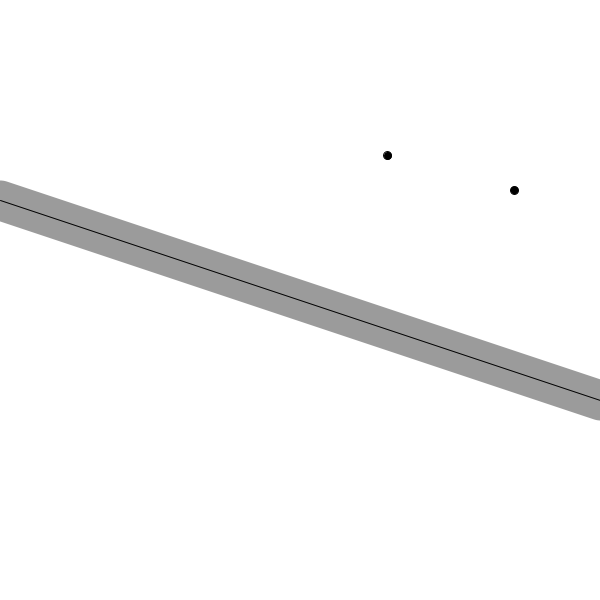
Frame 1 (no input)
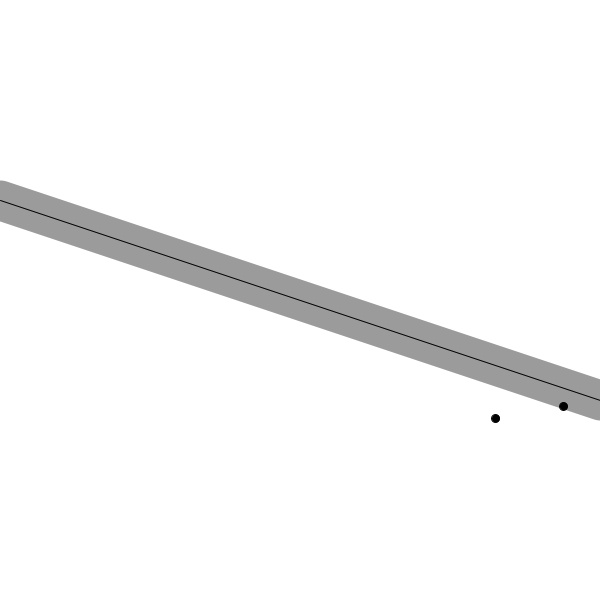
Frame 60 (the mouse pressed at the canvas centre just before this capture)
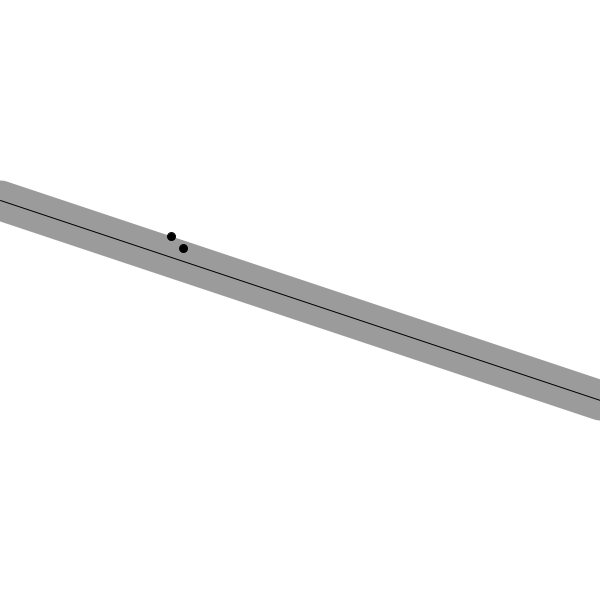
Frame 120 (the mouse held since frame 60 and released just before this capture)

The Processing sketch that drew these frames (run headless with seeded random() and noise(); from frame 60 on, the mouse is pressed at the canvas centre):

// Processing sketch: PathFollowing
// ── PathFollowing.pde
Path path;
ArrayList<Vehicle>  cars=new ArrayList<Vehicle>();

void setup() {
  size(600,600);
  path=new Path();
  for(int i=0;i<2;i++) {
    cars.add(new Vehicle(new PVector(random(width),random(height)),random(3,7),random(0.2,1)));
    
  } 
} 

void draw() {
 background(255); 
 path.show();
 for(Vehicle v:cars) {
   v.display();
   v.update();
   v.Follow(path);
   v.border();
   v.separate(cars);
 } 
} 

void mouseDragged() {
  cars.add(new Vehicle(new PVector(mouseX,mouseY),random(3,7),random(0.2,1)));
  
} 
// ── Path.pde
class Path {
  PVector start;
  PVector end;
  float r;
  Path() {
    start=new PVector(0,height/3);
    end=new PVector(width,2*height/3);
    r=20;
    
  } 
  void show() {
    strokeWeight(r*2);
    stroke(0,100);
    line(start.x,start.y,end.x,end.y);
    
    strokeWeight(1);
    stroke(0);
    line(start.x,start.y,end.x,end.y);
    
  } 
  
} 
// ── Vehicle.pde
class Vehicle {
  PVector loc;
  PVector acc;
  PVector vel;
  float r;
  float maxspeed;
  float maxforce;
  Vehicle(PVector l,float ms,float mf) {
    r=4;
    loc=l.copy();
    maxforce=mf;
    maxspeed=ms;
    acc=new PVector(0,0);
    vel=new PVector(maxspeed,0);
    
  } 
  
  void separate(ArrayList<Vehicle> boids) {
    PVector sum=new PVector(0,0);
    int count=0;
    float d=r*4;
    for(Vehicle v:boids) {
      float dist=PVector.dist(loc,v.loc);
      if(dist<d && dist>0) {
        PVector diff=PVector.sub(loc,v.loc);
        diff.normalize();
        diff.div(d);
        sum.add(diff);
        count++;
        
      } 
      
    } 
    if(count>0) {
      sum.div(float(count));
      if(sum.mag()>0) {
        sum.normalize();
        sum.mult(maxspeed);
        PVector steer=PVector.sub(sum,vel);
        steer.limit(maxforce);
        applyForce(steer);
      }
    } 
    
  } 
  void border() {
    if(loc.x>width) {
      loc.x=0;
      loc.y=height/3;
    } 
    
    
  } 
  void update() {
    vel.add(acc);
    vel.limit(maxspeed);
    loc.add(vel);
    acc.mult(0);
    
  } 
  void display() {
    fill(0);
    ellipse(loc.x,loc.y,r*2,r*2);
    
  }
  void show() {
    float angle=vel.heading()+PI/2;
    fill(175);
    stroke(0);
    pushMatrix();
    translate(loc.x,loc.y);
    rotate(angle);
    beginShape(TRIANGLES);
    vertex(0,-r*2);
    vertex(-r,r*2);
    vertex(r,r*2);
    endShape();
    popMatrix();
    
    
  } 
  void seek(PVector t) {
    PVector desired=PVector.sub(t,loc);
    desired.normalize();
    desired.mult(maxspeed);
    PVector steer=PVector.sub(desired,vel);
    steer.limit(maxforce);
    applyForce(steer);
    
  } 
  void Follow(Path p) {
    PVector a=p.start;
    PVector b=p.end;
    PVector predict=vel.get();
    predict.normalize();
    //25 frames ahead
    predict.mult(25);
    PVector predictLoc=PVector.add(loc,predict);
    PVector normal=getNormalPoint(predictLoc,a,b);
    PVector diff=PVector.sub(b,a);
    diff.normalize();
    diff.mult(10);
    PVector target=PVector.add(normal,diff);
    float d=PVector.dist(normal,predictLoc);
    if(d>p.r) {
      seek(target);
    } 
    
    
  } 
  PVector getNormalPoint(PVector p,PVector a,PVector b) {
    PVector ap=PVector.sub(p,a);
    PVector ab=PVector.sub(b,a);
    ab.normalize();
    ab.mult(ap.dot(ab));
    PVector normalPoint=PVector.add(a,ab);
    return normalPoint;
    
  } 
  void applyForce(PVector f) {
    acc.add(f);
    
  } 
} 
